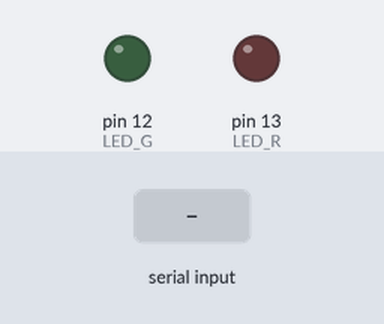
A sketch run on a simulated Arduino Uno, built with avr-gcc and run on an emulated ATmega328P. Shown: output pins drawn as LEDs (lit = HIGH). Dashed ring = blinking. The inputs (shaded band) are chosen by the test bench.

Above: at 1.2 s.
1.3 s: "1" received over the second serial link
At 1.55 s:
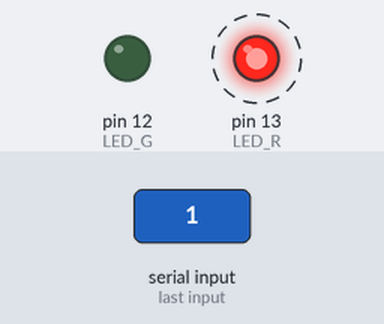
3.1 s: "0" received over the second serial link
At 3.4 s:
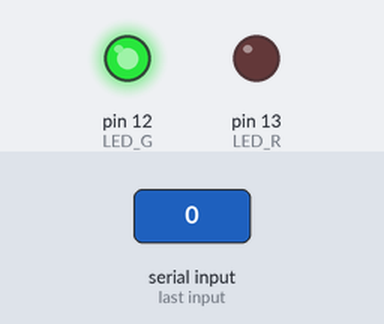
Timing chart, 0 to 6.1 s (numbered marks = the images above; inputs shaded):
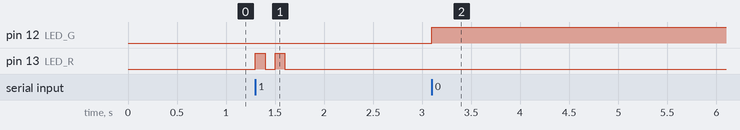

Measured:
- after the input at 1.3 s, pin 13 (LED_R): alternates HIGH for 0.10 s and LOW for 0.10 s, 4 changes in all, then stays LOW, starting at once
- after the input at 3.1 s, pin 12 (LED_G): LOW → HIGH at once

The sketch:

final.ino
```cpp
#include <SoftwareSerial.h>
SoftwareSerial HC05(10, 11); //HC06-TX Pin 10, HC06-RX to Arduino Pin 11

int LED_G = 12; //Use whatever pins you want
int LED_R = 13; //Use whatever pins you want

void setup() {
  HC05.begin(9600); //Baudrate 9600 , Choose your own baudrate
  pinMode(LED_G, OUTPUT);
  pinMode(LED_R, OUTPUT);
}

void loop() {
  if(HC05.available() > 0) //When HC06 receive something
  {
    char receive = HC05.read(); //Read from Serial Communication
    if(receive == '1') //If received data is 1, turn on the LED and send back the sensor data
    {
      digitalWrite(LED_G, LOW);
      digitalWrite(LED_R, HIGH);
      delay(100);
      digitalWrite(LED_R, LOW);
      delay(100);
      digitalWrite(LED_R, HIGH);
      delay(100);
      digitalWrite(LED_R, LOW);

      HC05.println("NOTICE: Alarm is on!");
    }
    else
    {
      digitalWrite(LED_G, HIGH);//If received other data, turn off LED
    }
  }


}
```
